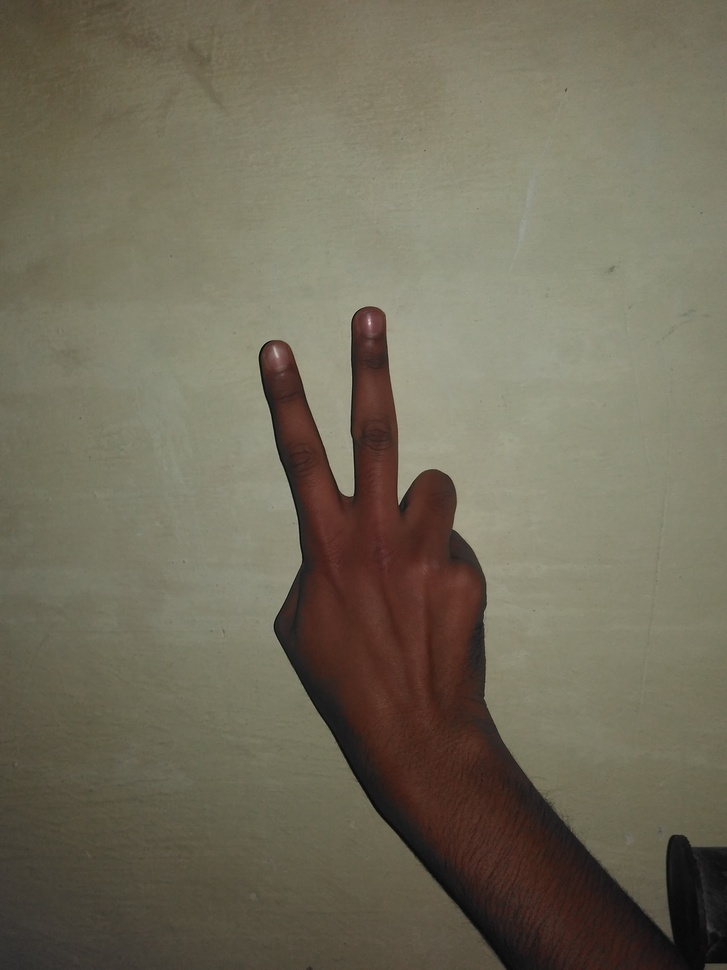
#> input picture test2.jpg, 727 x 970 px, shrunk from 2400 x 3200 before the run
$ python compare.py   (Python 2 division)
#> lines starting #> are read from the running program, lines starting #| are printed output that depends on the picture; after the words box and inside, x2 and y2 are one past the last pixel; in counts of white or black regions, pixels touching at a corner belong together
import cv2
import numpy as np
from matplotlib import pyplot as plt

img = cv2.imread('test2.jpg',0)
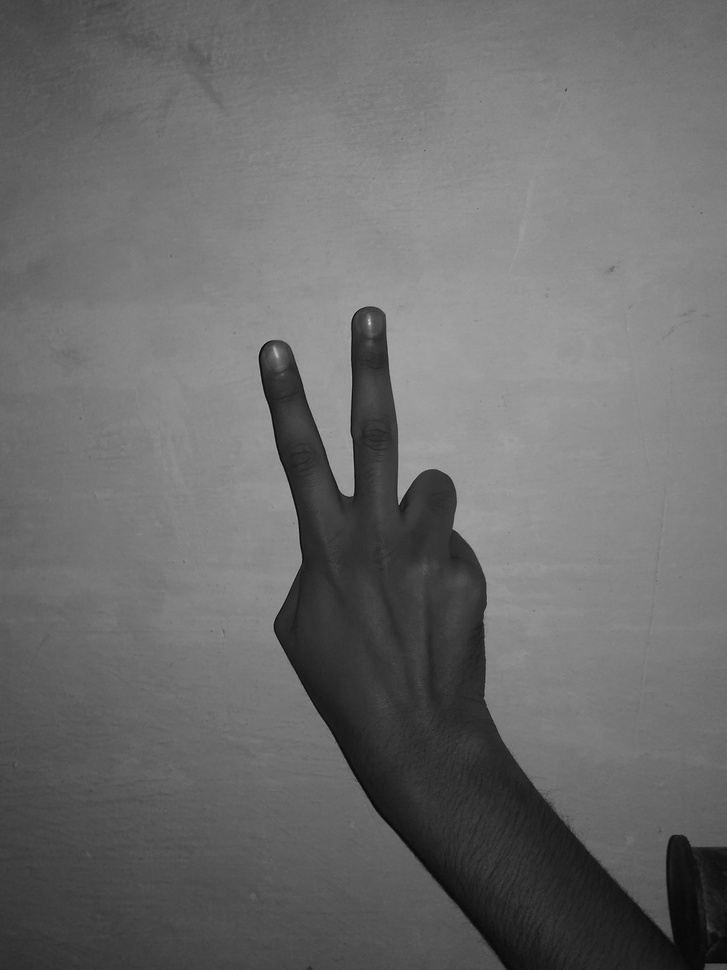
#> img: shape (970, 727); min 0, max 214, mean 107.4
img = cv2.Canny(img,100,200)
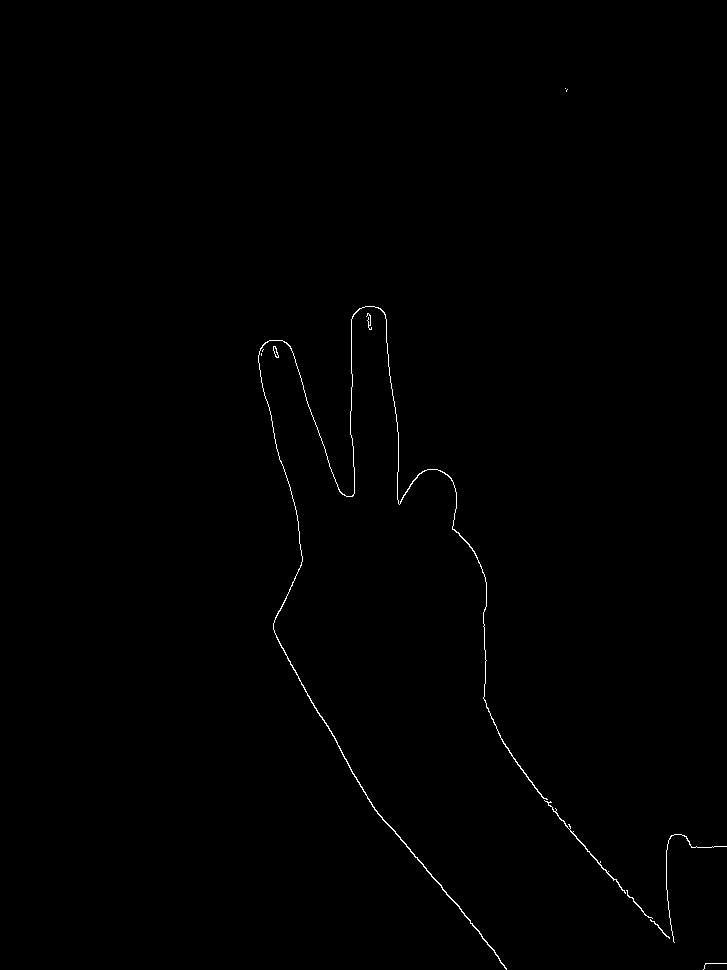
#> img: shape (970, 727); 0.36% white in thin lines or dots, all inside (x1, y1, x2, y2) = (258, 88, 727, 970)
cv2.imwrite('tedges.jpg',img)

W, H = img.shape[::-1]
#> W = 727; H = 970

img2 = img.copy()
template = cv2.imread('temp1.jpg',0)
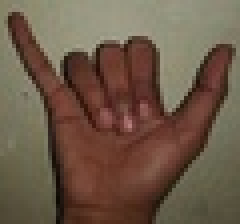
#> input picture temp1.jpg, 60 x 56 px, shrunk from 198 x 185 before the run (shown 4 times larger)
#> template: shape (56, 60); min 10, max 164, mean 92.9
template = cv2.Canny(template,100,200)
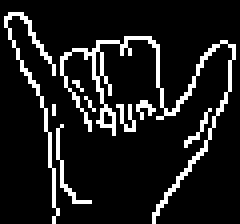
#> template: shape (56, 60) (shown 4 times larger); 11.2% white in thin lines or dots
cv2.imwrite('edges.jpg',template)

w, h = template.shape[::-1]
#> w = 60; h = 56

# All the 6 methods for comparison in a list
methods = ['cv2.TM_CCOEFF', 'cv2.TM_CCOEFF_NORMED',
            'cv2.TM_CCORR_NORMED', 'cv2.TM_SQDIFF', 'cv2.TM_SQDIFF_NORMED']

for meth in methods:
    img = img2.copy()
    method = eval(meth)

    # Apply template Matching
    res = cv2.matchTemplate(img,template,method)
    min_val, max_val, min_loc, max_loc = cv2.minMaxLoc(res)
    # If the method is TM_SQDIFF or TM_SQDIFF_NORMED, take minimum
    if method in [cv2.TM_SQDIFF, cv2.TM_SQDIFF_NORMED]:
        top_left = min_loc
    else:
        top_left = max_loc
    bottom_right = (top_left[0] + w, top_left[1] + h)


    if(W>bottom_right[0] and H>bottom_right[1] and top_left[0]>20 and top_left[1]>20):
 		print "yes"
 		cv2.rectangle(img,top_left, bottom_right, 255, 2)
    plt.subplot(121),plt.imshow(res,cmap = 'gray')
    plt.title('Matching Result'), plt.xticks([]), plt.yticks([])
    plt.subplot(122),plt.imshow(img,cmap = 'gray')
    plt.title('Detected Point'), plt.xticks([]), plt.yticks([])
    plt.suptitle(meth)
    plt.show()
#> this loop made 5 passes
#> (min_val, max_val, min_loc, top_left, bottom_right) on passes 1 to 3: (-778596.9, 2188400.5, (292, 382), (247, 330), (307, 386)), (-0.0644, 0.218, (292, 382), (473, 546), (533, 602)), (-1.05e-07, 0.248, (391, 329), (473, 546), (533, 602))
#> (min_val, max_val, max_loc, top_left, bottom_right) on pass 4: (23474026, 34723352, (397, 469), (473, 546), (533, 602))
#> pass 1, `res = cv2.matchTemplate(img,template,method)`:
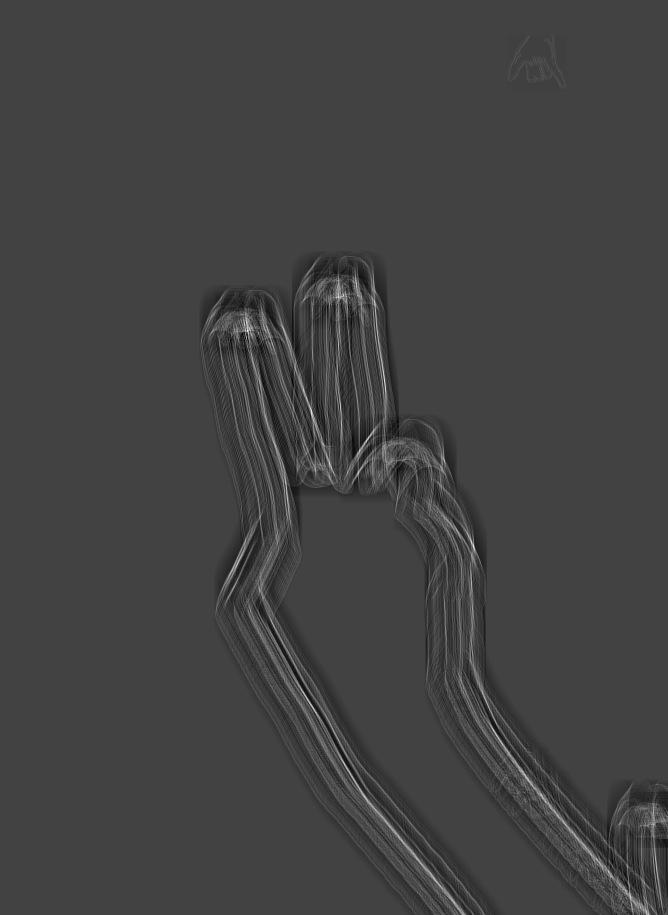
#> res: shape (915, 668) float32; min -778596.9, max 2188400.5, mean -40.6; drawn with min black and max white
#> pass 1, `plt.show()`:
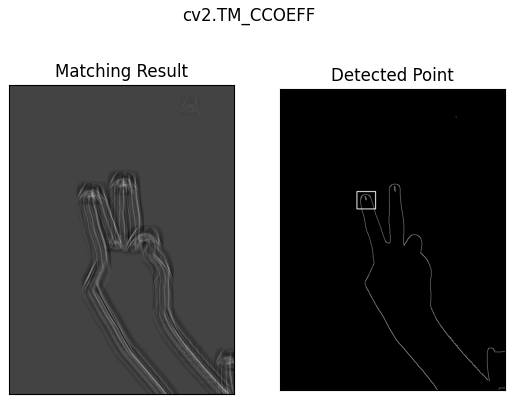
#> figure drawn by matplotlib, 2 panels
#> pass 3, `res = cv2.matchTemplate(img,template,method)`:
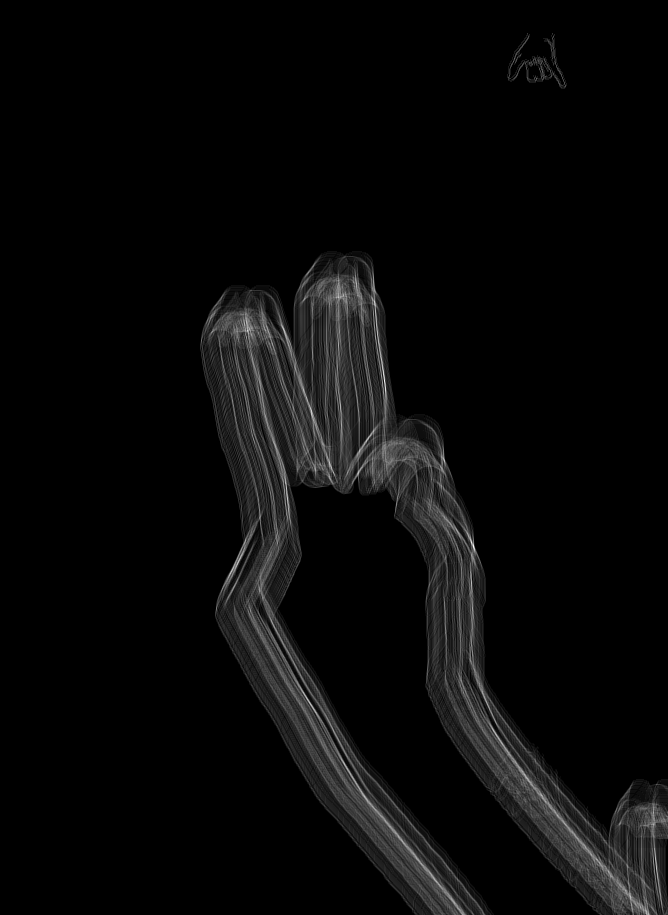
#> res: shape (915, 668) float32; min -1.05e-07, max 0.248, mean 0.00883; drawn with min black and max white
#> after the loop: res: shape (915, 668) float32; every value is 1
